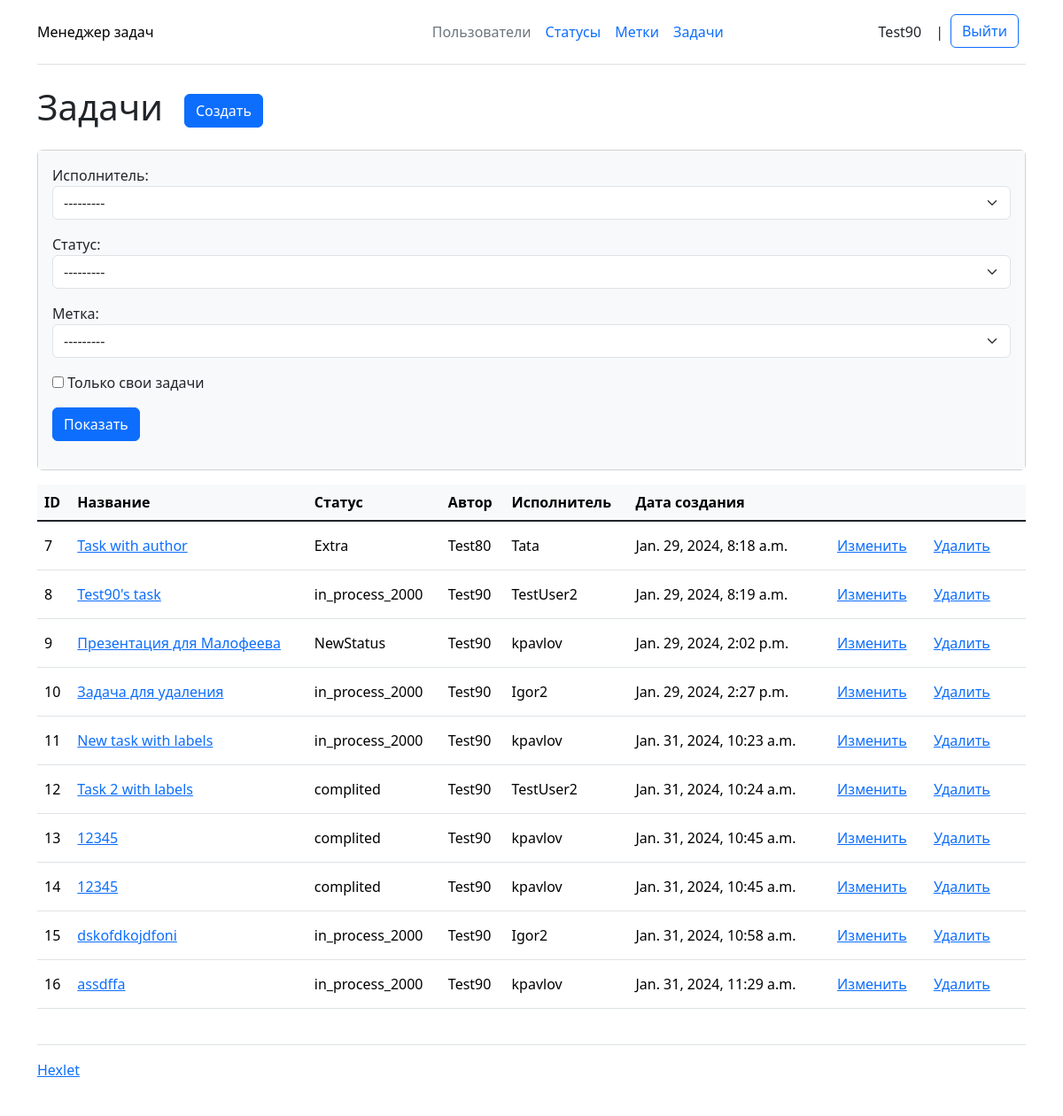
Before: /tasks/ (signed in) with the older database file.
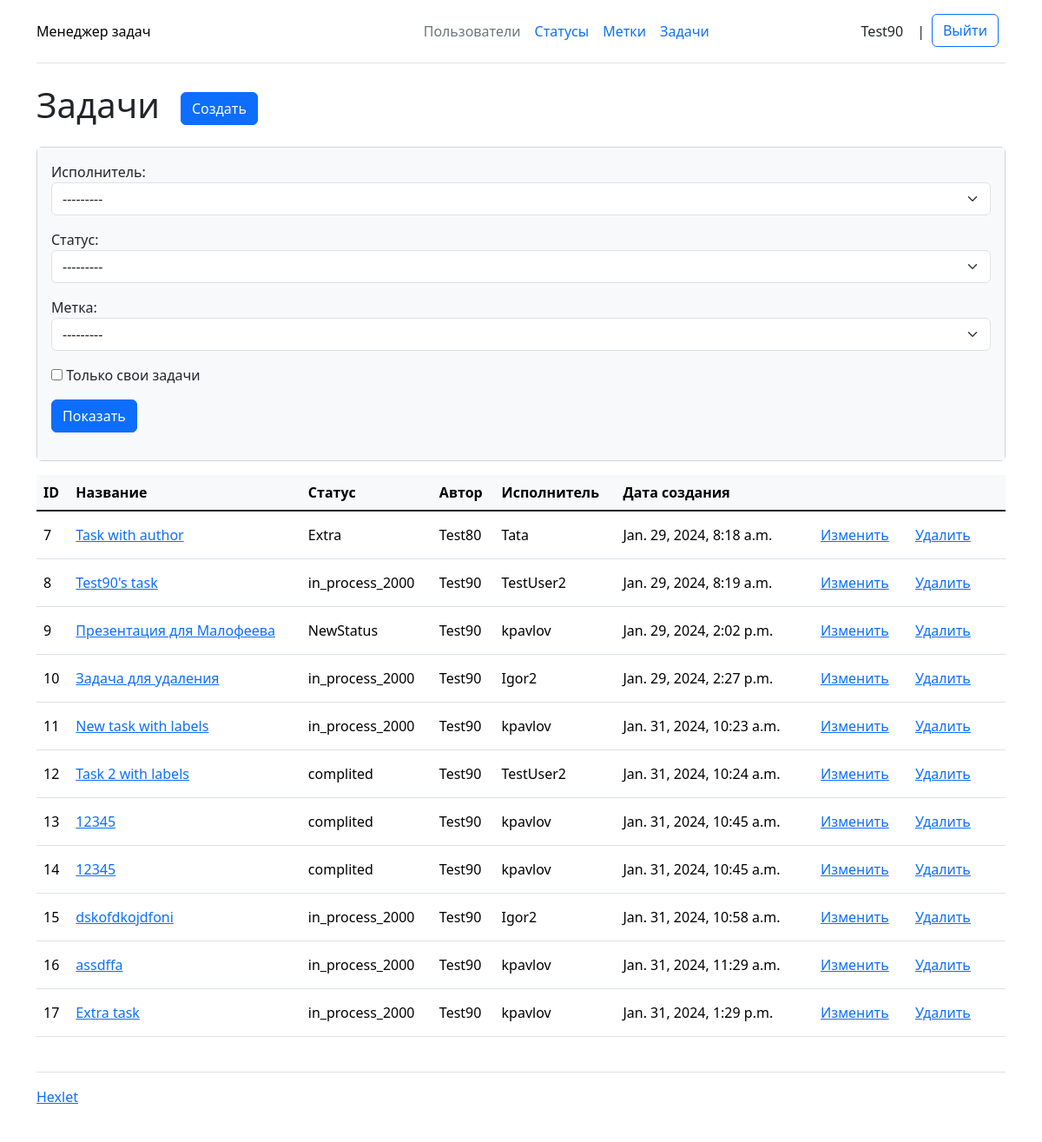
After: the same page with the newer database file.
### task_manager/task/models.py (models this page shows)
class Task(models.Model):
    name = models.CharField(max_length=100)
    description = models.TextField(max_length=500, blank=True)
    executor = models.ForeignKey(User, related_name='executor', on_delete=models.PROTECT, null=True)
    status = models.ForeignKey(Status, on_delete=models.SET_NULL, null=True)
    author = models.ForeignKey(User, related_name='author', on_delete=models.PROTECT, null=True)
    labels = models.ManyToManyField(Label)
    created_at = models.DateTimeField(auto_now_add=True)
    updated_at = models.DateTimeField(auto_now=True)
    objects = models.Manager

### task_manager/status/models.py (models this page shows)
class Status(models.Model):
    name = models.CharField(max_length=100)
    created_at = models.DateTimeField(auto_now_add=True)
    updated_at = models.DateTimeField(auto_now=True)
    objects = models.Manager
    def __str__(self):
        return str(self.name)

### task_manager/task/views.py (the view)
# urls.py: path('', views.TaskIndexView.as_view(), name='tasks_index'),
class TaskIndexView(LoginRequiredMixinWithMessage, FilterView):
    filterset_class = TaskFilter
    template_name = 'task/index.html'
    context_object_name = 'tasks'
    filterset_fields = ['executor', 'status', 'label']

### task_manager/label/models.py (called while the page is built)
    def __str__(self):
        return str(self.name)

### task_manager/utils.py (called while the page is built)
    def dispatch(self, request, *args, **kwargs):
        if not request.user.is_authenticated:
            messages.add_message(request, messages.ERROR, self.permission_denied_message)
            return self.handle_no_permission()
        return super(LoginRequiredMixinWithMessage, self).dispatch(request, *args, **kwargs)

### task_manager/templates/task/index.html (shortened to what this page needs)
{% extends "base.html" %}
{% block content %}
{% load django_bootstrap5 %}
{% bootstrap_css %}
<h1 class="my-4">Задачи<a class="btn btn-primary mx-4" href="{% url 'tasks_create' %}">Создать</a></h1>
<div class="card mb-3">
    <div class="card-body bg-light">
        <form class="form-inline center mb-3" action="{% url 'tasks_index' %}">
            {{ filter.form.as_p }}
            <input class="btn btn-primary" type="submit" value="Показать">
        </form>
    </div>
</div>
<table class="table">
    <thead class="table-light">
        <tr>
            <th>ID</th>
            <th>Название</th>
            <th>Статус</th>
            <th>Автор</th>
            <th>Исполнитель</th>
            <th>Дата создания</th>
            <th></th>
        </tr>
    </thead>
    <tbody class="table-group-divider">
        {% for task in tasks %}
        <tr class="align-middle">
            <td>{{ task.id }}</td>
            <td><a href="{% url 'tasks_read' task.id %}">{{ task.name }}</a></td>
            <td>{{ task.status.name }}</td>
            <td>{{ task.author.username }}</td>
            <td>{{ task.executor.username }}</td>
            <td>{{ task.created_at }}</td>
            <td>
                <a class="btn btn-link" href="{% url 'tasks_update' task.id %}">Изменить</a>
                <a class="btn btn-link" href="{% url 'tasks_delete' task.id %}">Удалить</a>
            </td>
        </tr>
        {% endfor %}
    </tbody>
</table>
{% endblock %}

Changed rows visible on the page:
added Task: id "17", name "Extra task", status.name "in_process_2000", author.username "Test90", executor.username "kpavlov", created_at "Jan. 31, 2024, 1:29 p.m."
